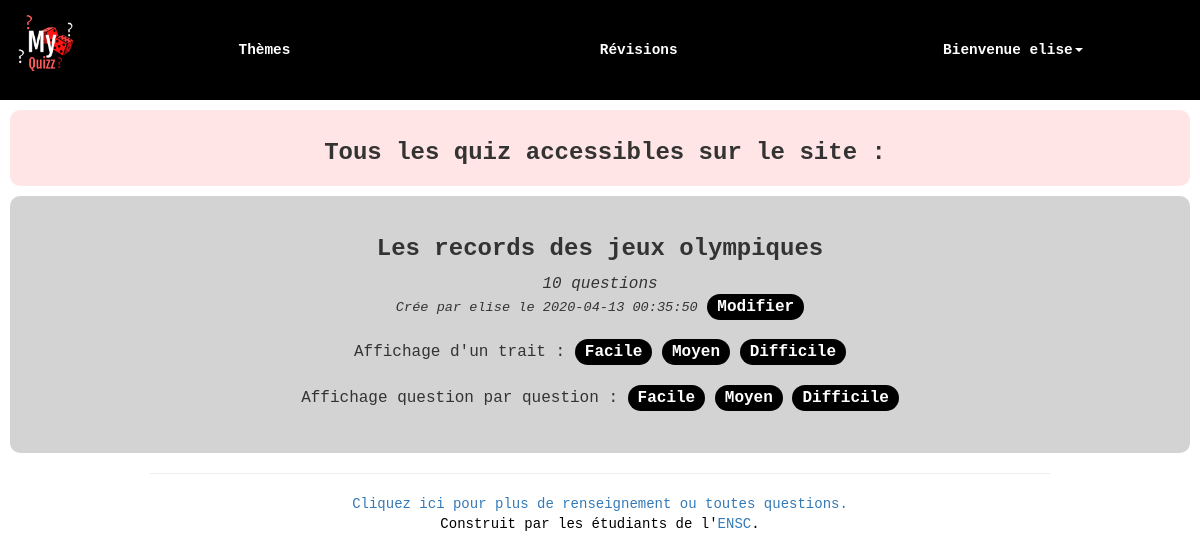
The page /index_all_quiz.php (signed in) on the database as committed earlier.
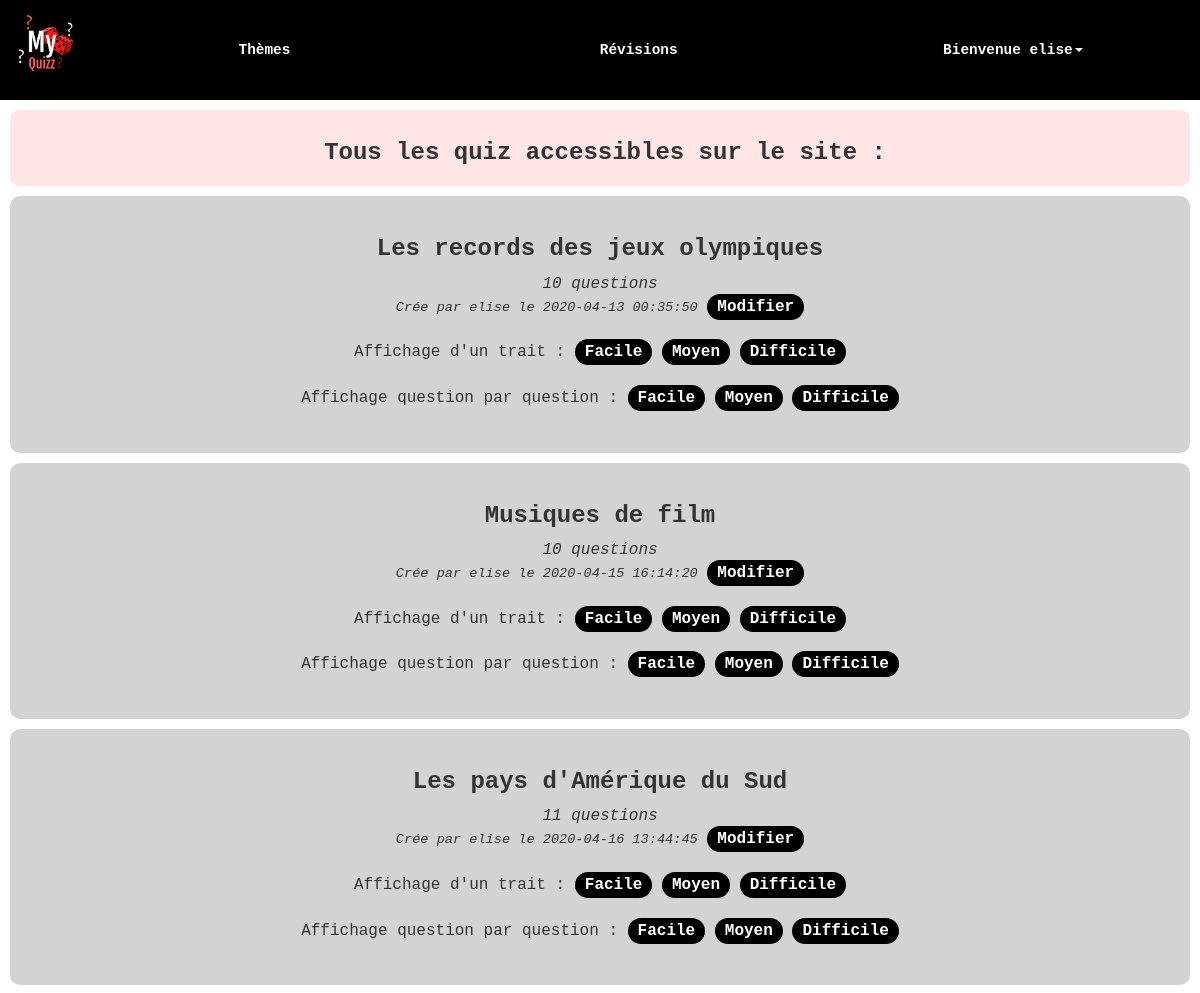
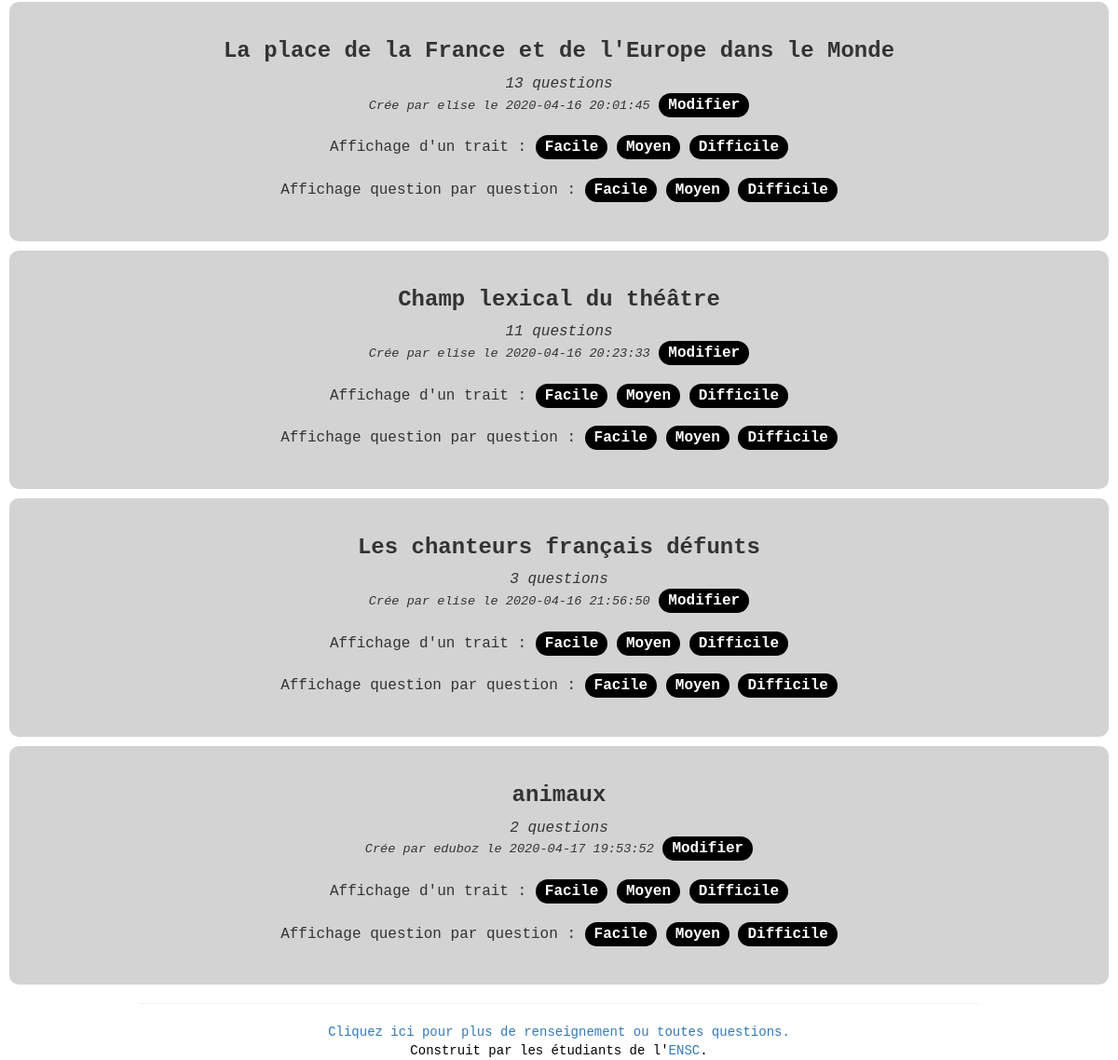
The same page on the database as committed later (2 pictures, top to bottom).
### tables this page shows
CREATE TABLE `quiz` (
  `quiz_id` int(11) NOT NULL,
  `quiz_nom` varchar(255) NOT NULL,
  `nbquestions` int(11) NOT NULL DEFAULT 10,
  `datecreation` datetime NOT NULL DEFAULT current_timestamp(),
  `theme_id` int(11) NOT NULL,
  `createur` varchar(255) NOT NULL
);

### includes/function.php (called while the page is built, shortened)
<?php
    function getDb() {
        try{
    		return new PDO("mysql:host=localhost;dbname=id13265287_bdd;charset=utf8", 'id13265287_myquizz', 'vYx<?8Jb2Z\P-2c_', array(PDO::ATTR_ERRMODE => PDO::ERRMODE_EXCEPTION));
        }
        catch(PDOException $e){
            echo "Erreur : " . $e->getMessage();
        }
    }
    function isAdmin()
    {
    	if($_SESSION['role']=="administrateur")
    	{
    		return isset($_SESSION['role']);
    	}
    }
?>

### index_all_quiz.php (the view, shortened to what this page needs)
<?php
	require_once "includes/function.php";
	$recup_quizs = getDb()->prepare('select * from quiz');
	$recup_quizs->execute(array());
	$quizs = $recup_quizs->fetchAll();
?>
<html>
    <?php
    	require_once "includes/head.php";
    ?>
	<body>
		<?php include "includes/header.php";?>
		<div class="containeurGlobal">
		    <div class="infoBase">
		        <div id="infoBaseInt">
		            <h3><strong> Tous les quiz accessibles sur le site : </strong></h3>
		        </div>
		    </div>
		    <?php foreach ($quizs as $quiz){ ?>
                <div class="element">
                    <div id="elementInt">
                        <h3><strong><?=$quiz['quiz_nom']?></strong></h3>
                        <em><?=$quiz['nbquestions']?> questions</em><br/>
                        <em><small>Crée par <?=$quiz['createur']?> le <?=$quiz['datecreation']?></small></em>
                        <?php
                        if(isAdmin()) {?>
                            <a class='option' href="index_question.php?id=<?= $quiz['quiz_id'] ?>">Modifier</a><br/><br/>
                        <?php } ?>
    					Affichage d'un trait :
    					<a class="option" href="quiz.php?id=<?= $quiz['quiz_id'] ?>&tId=<?=$themeId?>&niv=facile">Facile</a>
    					<a class="option" href="quiz.php?id=<?= $quiz['quiz_id'] ?>&tId=<?=$themeId?>&niv=moyen">Moyen</a>
    					<a class="option" href="quiz.php?id=<?= $quiz['quiz_id'] ?>&tId=<?=$themeId?>&niv=difficile">Difficile</a>
    					<br/><br/>
    					Affichage question par question :
    					<a class="option" href="quiz1par1_init.php?id=<?= $quiz['quiz_id'] ?>&niv=facile">Facile</a>
    					<a class="option" href="quiz1par1_init.php?id=<?= $quiz['quiz_id'] ?>&niv=moyen">Moyen</a>
    					<a class="option" href="quiz1par1_init.php?id=<?= $quiz['quiz_id'] ?>&niv=difficile">Difficile</a>
    					<br/><br/>
                    </div>
                </div>
		     <?php } ?>
         </div>
    </body>
    <?php
        include "includes/footer.php";
    ?>
</html>

Rows that differ between the two databases and show on the page:
added quiz: quiz_nom "Musiques de film", nbquestions "10", createur "elise", datecreation "2020-04-15 16:14:20"
added quiz: quiz_nom "Les pays d'Amérique du Sud", nbquestions "11", createur "elise", datecreation "2020-04-16 13:44:45"
added quiz: quiz_nom "La place de la France et de l'Europe dans le Monde", nbquestions "13", createur "elise", datecreation "2020-04-16 20:01:45"
added quiz: quiz_nom "Champ lexical du théâtre", nbquestions "11", createur "elise", datecreation "2020-04-16 20:23:33"
added quiz: quiz_nom "Les chanteurs français défunts", nbquestions "3", createur "elise", datecreation "2020-04-16 21:56:50"
added quiz: quiz_nom "animaux", nbquestions "2", createur "eduboz", datecreation "2020-04-17 19:53:52"
